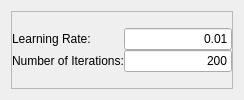
              <widget class="QWidget" name="QuaternionRigidTransformGradientDescent">
               <layout class="QVBoxLayout" name="verticalLayout_45">
                <item>
                 <widget class="QFrame" name="m_QuaternionRigidTransformGradientDescentFrame">
                  <property name="frameShape">
                   <enum>QFrame::StyledPanel</enum>
                  </property>
                  <property name="frameShadow">
                   <enum>QFrame::Raised</enum>
                  </property>
                  <layout class="QVBoxLayout" name="verticalLayout_28">
                   <property name="spacing">
                    <number>0</number>
                   </property>
                   <property name="margin">
                    <number>0</number>
                   </property>
                   <item>
                    <layout class="QHBoxLayout" name="_19">
                     <item>
                      <layout class="QVBoxLayout" name="_21">
                       <item>
                        <widget class="QLabel" name="textLabel1_3">
                         <property name="text">
                          <string>Learning Rate:</string>
                         </property>
                         <property name="wordWrap">
                          <bool>false</bool>
                         </property>
                        </widget>
                       </item>
                       <item>
                        <widget class="QLabel" name="textLabel2_3">
                         <property name="text">
                          <string>Number of Iterations:</string>
                         </property>
                         <property name="wordWrap">
                          <bool>false</bool>
                         </property>
                        </widget>
                       </item>
                      </layout>
                     </item>
                     <item>
                      <layout class="QVBoxLayout" name="_22">
                       <item>
                        <widget class="QLineEdit" name="m_LearningRateQuaternionRigidTransformGradientDescent">
                         <property name="text">
                          <string>0.01</string>
                         </property>
                         <property name="alignment">
                          <set>Qt::AlignRight</set>
                         </property>
                        </widget>
                       </item>
                       <item>
                        <widget class="QLineEdit" name="m_IterationsQuaternionRigidTransformGradientDescent">
                         <property name="text">
                          <string>200</string>
                         </property>
                         <property name="alignment">
                          <set>Qt::AlignRight</set>
                         </property>
                        </widget>
                       </item>
                      </layout>
                     </item>
                    </layout>
                   </item>
                  </layout>
                 </widget>
                </item>
               </layout>
              </widget>
